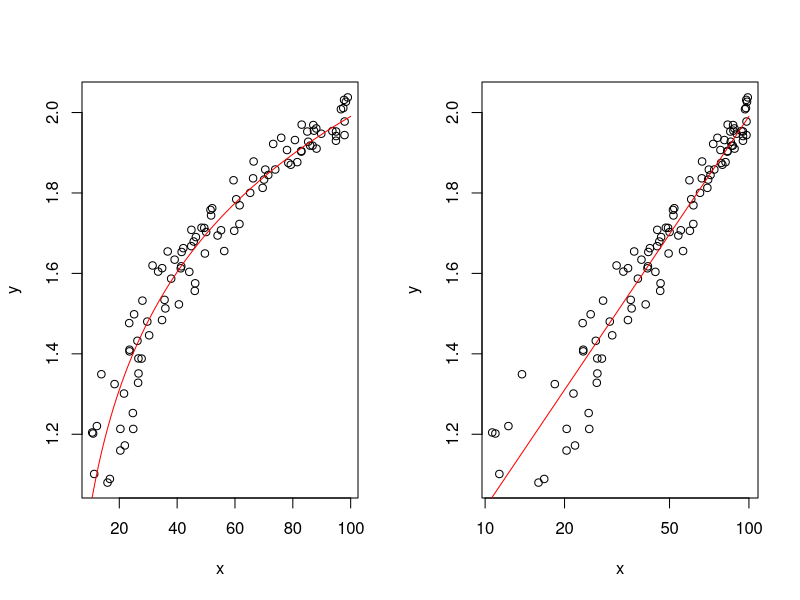

The R script that drew this image:
# function to play around with animating log transformations in scatter plots

# ------------------------------------------------------------------------------
# set up
set.seed(2)


# ------------------------------------------------------------------------------
# set up

n <- 100

x <- runif(n,10,100)

y <- log10(x + rnorm(n, 0, 5) )

m <- lm(y ~ log10(x))

summary(m)

x.seq <- seq(1, 100, length=100)


# ------------------------------------------------------------------------------
# the two plots between which the animation needs to move
par(mfrow=c(1,2))

# raw data
plot(x, y, type = "p")
lines(x.seq, coef(m) %*% rbind(rep(1,n),log10(x.seq)), col="red")


# x on log10 scale
# NB here I use the
plot(x, y,log = "x", type = "p", xlog = T)
lines(x.seq, coef(m) %*% rbind(rep(1,n),log10(x.seq)), col = "red")
